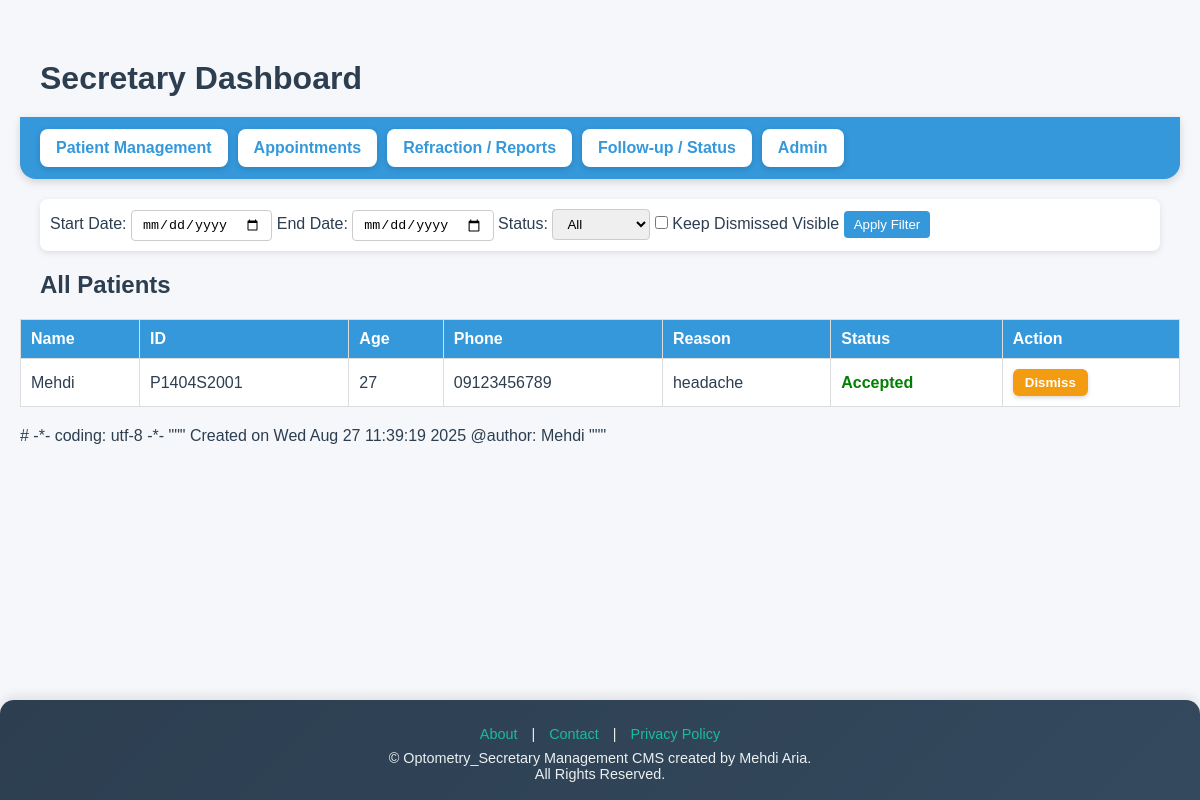
Page /secretary/dashboard/ (signed in) on the earlier database version.
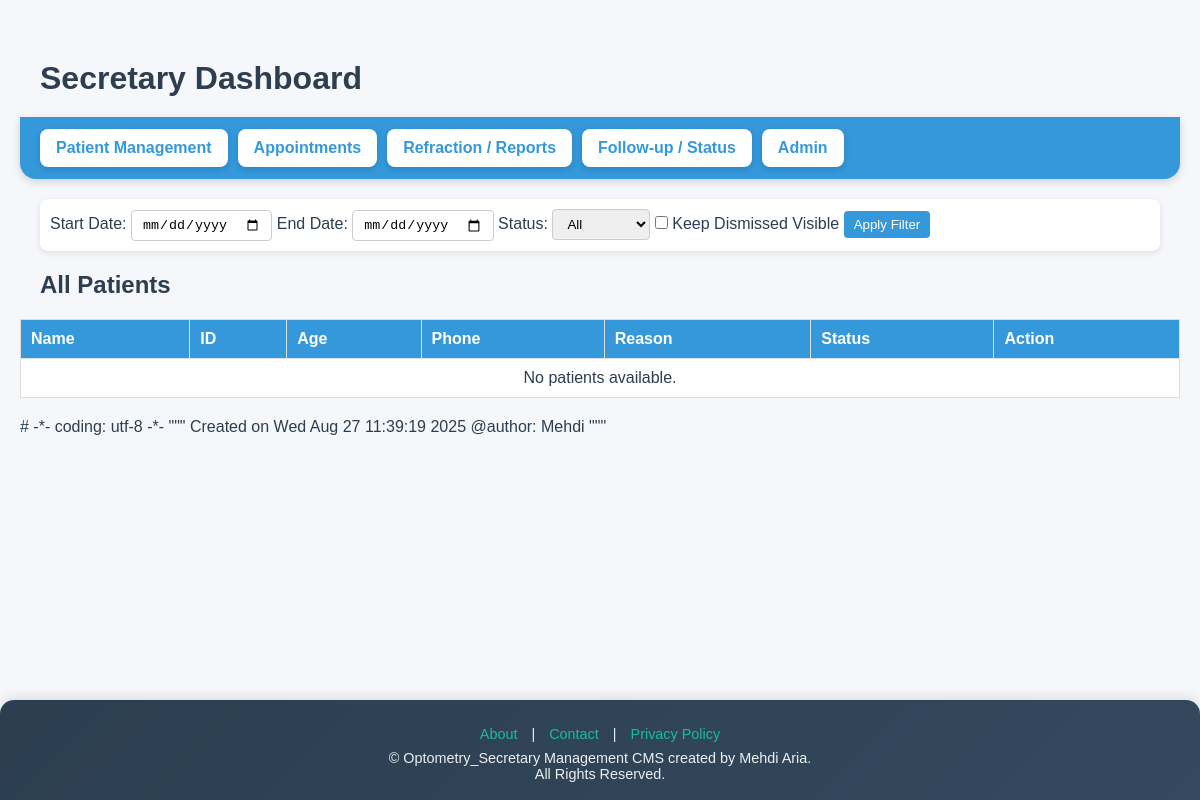
Same page on the later database version.
### secretary/models.py (models this page shows, shortened)
class Patient(models.Model):
    STATUS_CHOICES = [
        ("waiting", "Waiting (Secretary list)"),
        ("accepted", "Accepted (Doctor list)"),
        ("done", "Done (Removed from both lists)"),
    ]
    patient_id = models.CharField(max_length=20, unique=True, editable=False)
    name = models.CharField(max_length=100)
    family_name = models.CharField(max_length=100)
    phone = models.CharField(max_length=15, blank=True, null=True)
    age = models.PositiveIntegerField()
    gender = models.CharField(max_length=1, choices=[('M','Male'),('F','Female')])
    melli_code = models.CharField(max_length=10,unique=True, blank=True, null=True)
    reason = models.TextField()
    status = models.CharField(max_length=20, choices=STATUS_CHOICES, default='waiting')
    created_at = models.DateTimeField(default=timezone.now)  # ✅ Correct

### secretary/views.py (the view)
# urls.py: path("dashboard/", views.dashboard_view, name="dashboard"),
@login_required
def dashboard(request):
    start_date = request.GET.get('start_date')
    end_date = request.GET.get('end_date')
    status = request.GET.get('status')  # "waiting", "accepted", "done" or "all"
    patients = Patient.objects.all().order_by('-id')
    if start_date:
        patients = patients.filter(created_at__date__gte=start_date)
    if end_date:
        patients = patients.filter(created_at__date__lte=end_date)
    if status and status != "all":
        patients = patients.filter(status=status)
    context = {
        "patients": patients,
        "start_date": start_date,
        "end_date": end_date,
        "status": status or "all",
    }
    return render(request, "secretary/dashboard.html", context)

### secretary/templates/secretary/dashboard.html (shortened to what this page needs)
{% extends "base.html" %}
{% block content %}
<h1>Secretary Dashboard</h1>
<div class="menu-bar">
    <div class="menu-item">Patient Management
    </div>
    <div class="menu-item">Appointments
    </div>
    <div class="menu-item">Refraction / Reports
    </div>
    <div class="menu-item">Follow-up / Status
    </div>
    <div class="menu-item">Admin
    </div>
</div>
<div class="filter">
    <form id="filter-form" method="GET">
        <label>Start Date:</label>
        <input type="date" name="start_date" value="{{ request.GET.start_date }}">
        <label>End Date:</label>
        <input type="date" name="end_date" value="{{ request.GET.end_date }}">
        <label>Status:</label>
        <select name="status">
            <option value="">All</option>
        </select>
        <label><input type="checkbox" name="keep_dismissed" {% if request.GET.keep_dismissed %}checked{% endif %}> Keep Dismissed Visible</label>
        <button type="submit">Apply Filter</button>
    </form>
</div>
<h2 style="margin-left:20px;">All Patients</h2>
<div id="patients-table">
    {% include "secretary/patients_table.html" %}
</div>
{% include "secretary/accept_existing_patient_modal.html" %}
{% endblock %}

### secretary/templates/secretary/patients_table.html (shortened to what this page needs)
<table>
    <thead>
        <tr>
            <th>Name</th>
            <th>ID</th>
            <th>Age</th>
            <th>Phone</th>
            <th>Reason</th>
            <th>Status</th>
            <th>Action</th>
        </tr>
    </thead>
    <tbody>
        {% for patient in patients %}
        <tr id="patient-{{ patient.id }}">
            <td>{{ patient.name }}</td>
            <td>{{ patient.patient_id }}</td>
            <td>{{ patient.age }}</td>
            <td>{{ patient.phone }}</td>
            <td>{{ patient.reason }}</td>
            <td class="
                {% if patient.status == 'waiting' %}status-waiting{% elif patient.status == 'accepted' %}status-accepted{% elif patient.status == 'done' %}status-done{% endif %}
            ">{{ patient.status|capfirst }}</td>
            <td>
                <button type="button" class="remove-button dismiss-button" data-patient-id="{{ patient.id }}">
                    Dismiss
                </button>
            </td>
        </tr>
        {% empty %}
        <tr>
            <td colspan="7" style="text-align:center;">No patients available.</td>
        </tr>
        {% endfor %}
    </tbody>
</table>

Differences in the rows shown:
removed Patient: name "Mehdi", patient_id "P1404S2001", age "27", phone "09123456789", reason "headache", status "Accepted"
Other differences:
text now shown: "No patients available."
